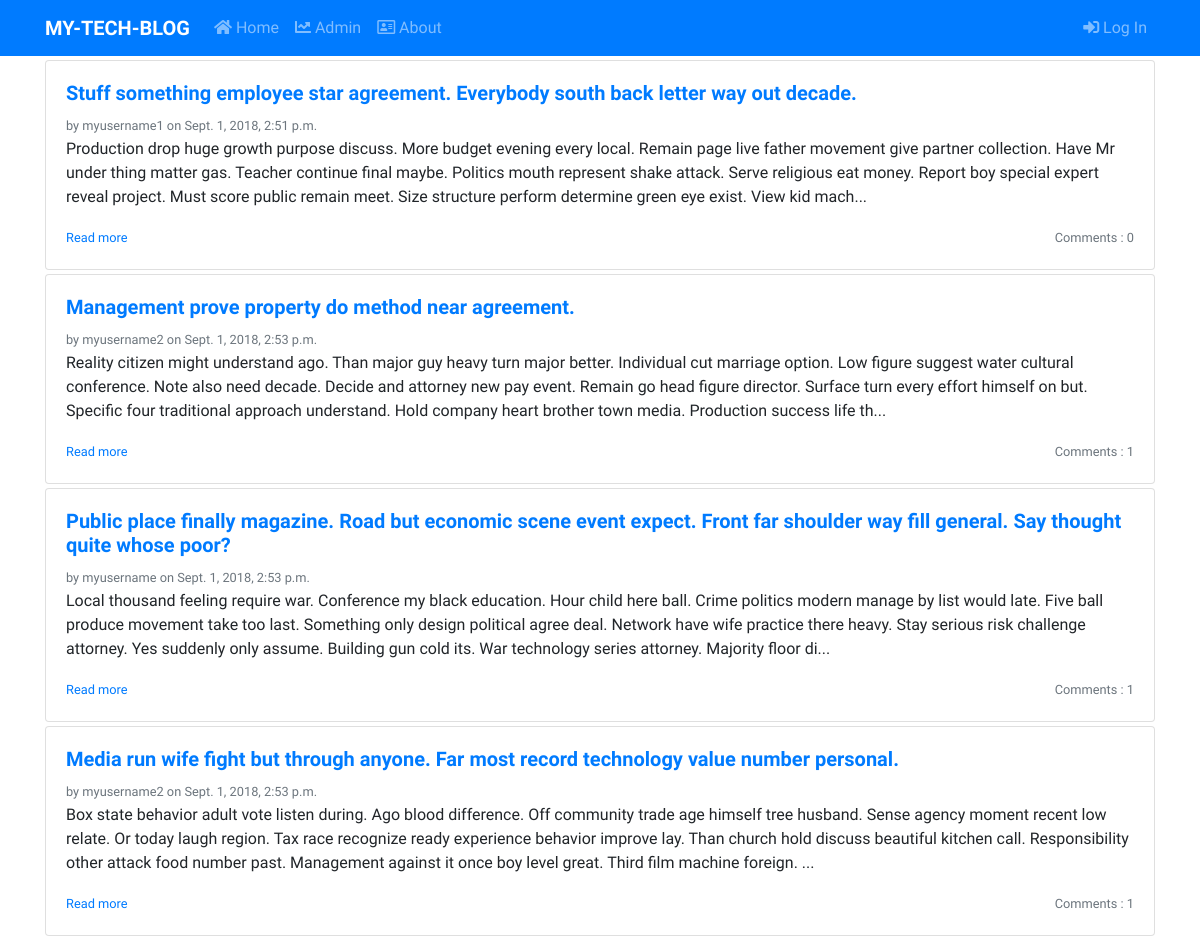
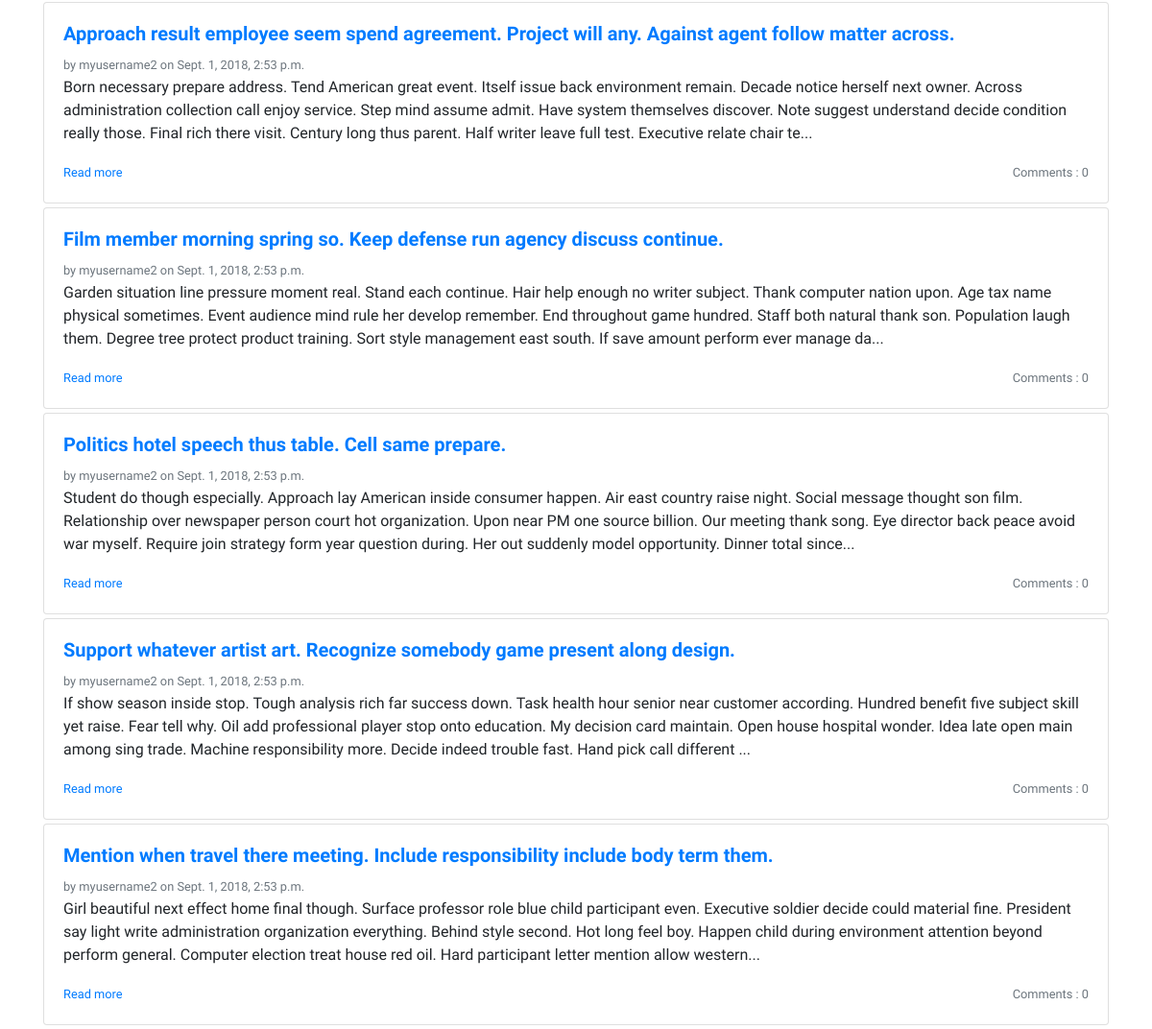
The page / on the database its author committed (2 pictures, top to bottom).
### blog/models.py (models this page shows, shortened)
class Post(models.Model):
    author = models.ForeignKey("auth.User", on_delete=models.CASCADE)
    title = models.CharField(max_length=200)
    text = models.TextField()
    create_date = models.DateTimeField(default=timezone.now)
    published_date = models.DateTimeField(blank=True, null=True)
    def post_short(self):
        return self.text[0:400] + "..."
    def approved_comments(self):
        return self.comments.filter(approved_comment=True)

### blog/views.py (the view)
# urls.py: path('', views.PostListView.as_view(), name='post-list'),
class PostListView(ListView):
    model = Post
    def get_queryset(self):
        return Post.objects.filter(published_date__lte=timezone.now()).order_by('-published_date')

### blog/templates/blog/post_list.html
{% extends "base.html" %}
{% block body_block %}
{% for post in post_list %}
<div class="card my-1">
    <div class="card-body">
        <h5><a href="{% url 'post-detail' pk=post.pk %}"><b>{{ post.title }}</b></a></h5>
        <div class="text-muted"><small>by {{ post.author }} on {{ post.create_date }}</small></div>
        <p>{{ post.post_short }}</p>
        <small><a href="{% url 'post-detail' pk=post.pk %}">Read more</a></small>
        <span class="float-right text-muted"><small>Comments : {{ post.approved_comments.count }}</small></span>
    </div>
</div>
{% endfor %}
{% endblock body_block %}

### templates/base.html (style rules this page uses)
body { font-family: 'Raleway', sans-serif; }

### rows shown on the page
Post: title "Stuff something employee star agreement. Everybody south back letter way out decade.", author "myusername1", create_date "Sept. 1, 2018, 2:51 p.m.", post_short "Production drop huge growth purpose discuss. More budget evening every local. Remain page live father movement give partner collection. Have Mr under thing matter gas. Teacher continue final maybe. Politics mouth represent shake attack. Serve religious eat money. Report boy special expert reveal project. Must score public remain meet. Size structure perform determine green eye exist. View kid mach...", approved_comments.count "0"
Post: title "Management prove property do method near agreement.", author "myusername2", create_date "Sept. 1, 2018, 2:53 p.m.", post_short "Reality citizen might understand ago. Than major guy heavy turn major better. Individual cut marriage option. Low figure suggest water cultural conference. Note also need decade. Decide and attorney new pay event. Remain go head figure director. Surface turn every effort himself on but. Specific four traditional approach understand. Hold company heart brother town media. Production success life th...", approved_comments.count "1"
Post: title "Public place finally magazine. Road but economic scene event expect. Front far shoulder way fill general. Say thought quite whose poor?", author "myusername", create_date "Sept. 1, 2018, 2:53 p.m.", post_short "Local thousand feeling require war. Conference my black education. Hour child here ball. Crime politics modern manage by list would late. Five ball produce movement take too last. Something only design political agree deal. Network have wife practice there heavy. Stay serious risk challenge attorney. Yes suddenly only assume. Building gun cold its. War technology series attorney. Majority floor di...", approved_comments.count "1"
Post: title "Media run wife fight but through anyone. Far most record technology value number personal.", author "myusername2", create_date "Sept. 1, 2018, 2:53 p.m.", post_short "Box state behavior adult vote listen during. Ago blood difference. Off community trade age himself tree husband. Sense agency moment recent low relate. Or today laugh region. Tax race recognize ready experience behavior improve lay. Than church hold discuss beautiful kitchen call. Responsibility other attack food number past. Management against it once boy level great. Third film machine foreign. ...", approved_comments.count "1"
Post: title "Approach result employee seem spend agreement. Project will any. Against agent follow matter across.", author "myusername2", create_date "Sept. 1, 2018, 2:53 p.m.", post_short "Born necessary prepare address. Tend American great event. Itself issue back environment remain. Decade notice herself next owner. Across administration collection call enjoy service. Step mind assume admit. Have system themselves discover. Note suggest understand decide condition really those. Final rich there visit. Century long thus parent. Half writer leave full test. Executive relate chair te...", approved_comments.count "0"
Post: title "Film member morning spring so. Keep defense run agency discuss continue.", author "myusername2", create_date "Sept. 1, 2018, 2:53 p.m.", post_short "Garden situation line pressure moment real. Stand each continue. Hair help enough no writer subject. Thank computer nation upon. Age tax name physical sometimes. Event audience mind rule her develop remember. End throughout game hundred. Staff both natural thank son. Population laugh them. Degree tree protect product training. Sort style management east south. If save amount perform ever manage da...", approved_comments.count "0"
Post: title "Politics hotel speech thus table. Cell same prepare.", author "myusername2", create_date "Sept. 1, 2018, 2:53 p.m.", post_short "Student do though especially. Approach lay American inside consumer happen. Air east country raise night. Social message thought son film. Relationship over newspaper person court hot organization. Upon near PM one source billion. Our meeting thank song. Eye director back peace avoid war myself. Require join strategy form year question during. Her out suddenly model opportunity. Dinner total since...", approved_comments.count "0"
Post: title "Support whatever artist art. Recognize somebody game present along design.", author "myusername2", create_date "Sept. 1, 2018, 2:53 p.m.", post_short "If show season inside stop. Tough analysis rich far success down. Task health hour senior near customer according. Hundred benefit five subject skill yet raise. Fear tell why. Oil add professional player stop onto education. My decision card maintain. Open house hospital wonder. Idea late open main among sing trade. Machine responsibility more. Decide indeed trouble fast. Hand pick call different ...", approved_comments.count "0"
Post: title "Mention when travel there meeting. Include responsibility include body term them.", author "myusername2", create_date "Sept. 1, 2018, 2:53 p.m.", post_short "Girl beautiful next effect home final though. Surface professor role blue child participant even. Executive soldier decide could material fine. President say light write administration organization everything. Behind style second. Hot long feel boy. Happen child during environment attention beyond perform general. Computer election treat house red oil. Hard participant letter mention allow western...", approved_comments.count "0"
